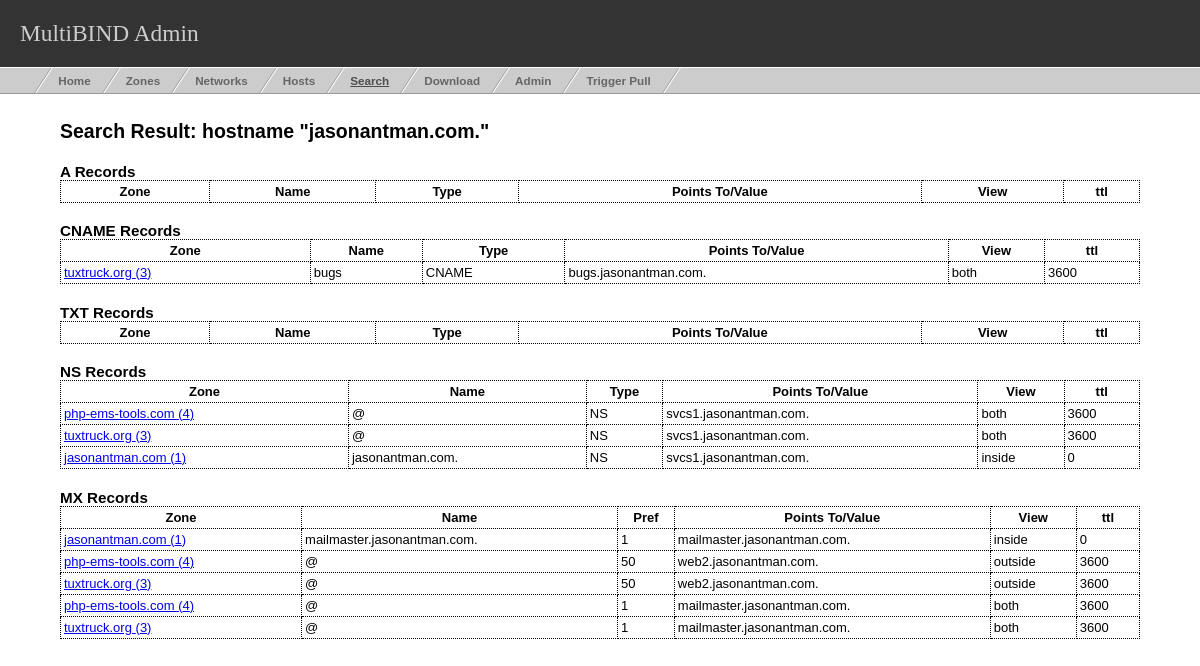
Screenshot of /search.php?hostname=jasonantman.com. with the database file from the repository.
### tables this page shows
CREATE TABLE `r_records` (
  `ttl` int(10) unsigned default NULL,
  `class` varchar(10) default NULL,
  `zone_id` int(10) unsigned NOT NULL default '0',
  `rr_type` varchar(20) NOT NULL default '',
  `name` varchar(255) NOT NULL default '',
  `value` varchar(255) NOT NULL default '',
  `last_update_ts` int(10) unsigned default NULL,
  `insert_ts` int(10) unsigned default NULL,
  `view` enum('inside','outside','both') NOT NULL default 'inside',
  `value2` varchar(255) default NULL,
  PRIMARY KEY  (`zone_id`,`rr_type`,`name`,`view`,`value`)
);

CREATE TABLE `zones` (
  `zone_id` int(10) unsigned NOT NULL auto_increment,
  `name` varchar(255) default NULL,
  `views` enum('inside','outside','both') default NULL,
  `last_update_ts` int(10) unsigned default NULL,
  `inside_provider_id` int(10) unsigned default NULL,
  `outside_provider_id` int(10) unsigned default NULL,
  `insert_ts` int(10) unsigned default NULL,
  `origin` varchar(100) default NULL,
  `ttl` int(10) unsigned default NULL,
  PRIMARY KEY  (`zone_id`)
);

CREATE TABLE `mx_records` (
  `ttl` int(10) unsigned default NULL,
  `class` varchar(10) default NULL,
  `zone_id` int(10) unsigned NOT NULL default '0',
  `pref` int(10) unsigned NOT NULL default '0',
  `name` varchar(255) NOT NULL default '',
  `mx_name` varchar(255) NOT NULL default '',
  `last_update_ts` int(10) unsigned default NULL,
  `insert_ts` int(10) unsigned default NULL,
  `view` enum('inside','outside','both') default NULL,
  PRIMARY KEY  (`zone_id`,`name`,`mx_name`,`pref`)
);

### search.php (the view, shortened to what this page needs)
<?php
require_once('inc/common.php');
?>
<!DOCTYPE html PUBLIC "-//W3C//DTD XHTML 1.0 Transitional//EN"
"http://www.w3.org/TR/xhtml1/DTD/xhtml1-transitional.dtd">
<html xmlns="http://www.w3.org/1999/xhtml">
<head>
<link rel="stylesheet" type="text/css" href="css/common.css" />
<link rel="stylesheet" type="text/css" href="css/nav.css" />
</head>
<body>
<?php
if(isset($_GET['hostname']))
{
    searchHostname($_GET['hostname']);
}
else
{
    showSearchForm();
}
function searchHostname($hostname)
{
    $hostname = mysql_real_escape_string($hostname);
    echo '<div id="content">'."\n";
    echo '<h2>Search Result: hostname "'.$hostname.'"</h2>';
    echo '<div class="tableTitle"><h3>A Records</h3></div>';
    echo '<table class="minorTableWide">'."\n";
    echo '<tr><th>Zone</th><th>Name</th><th>Type</th><th>Points To/Value</th><th>View</th><th>ttl</th></tr>'."\n";
    echo '</table>'."\n";
    echo '<div class="tableTitle"><h3>CNAME Records</h3></div>';
    echo '<table class="minorTableWide">'."\n";
    echo '<tr><th>Zone</th><th>Name</th><th>Type</th><th>Points To/Value</th><th>View</th><th>ttl</th></tr>'."\n";
    $query = "SELECT r.*,z.name AS zone_name FROM r_records AS r LEFT JOIN zones AS z ON r.zone_id=z.zone_id WHERE r.rr_type='CNAME' AND (r.name LIKE '%".$hostname."%' OR r.value LIKE '%".$hostname."%' ) ORDER BY r.name ASC,r.view ASC;";
    $result = mysql_query($query) or dberror($query, mysql_error());
    while($row = mysql_fetch_assoc($result))
    {
	echo '<tr>';
	echo '<td><a href="zone.php?id='.$row['zone_id'].'">'.$row['zone_name'].' ('.$row['zone_id'].')</a></td>';
	echo '<td>'.$row['name'].'</td>';
	echo '<td>'.$row['rr_type'].'</td>';
	echo '<td>'.$row['value'].'</td>';
	echo '<td>'.$row['view'].'</td>';
	echo '<td>'.$row['ttl'].'</td>';
	echo '</tr>'."\n";
    }
    echo '</table>'."\n";
    echo '<div class="tableTitle"><h3>TXT Records</h3></div>';
    echo '<table class="minorTableWide">'."\n";
    echo '<tr><th>Zone</th><th>Name</th><th>Type</th><th>Points To/Value</th><th>View</th><th>ttl</th></tr>'."\n";
    echo '</table>'."\n";
    echo '<div class="tableTitle"><h3>NS Records</h3></div>';
    echo '<table class="minorTableWide">'."\n";
    echo '<tr><th>Zone</th><th>Name</th><th>Type</th><th>Points To/Value</th><th>View</th><th>ttl</th></tr>'."\n";
    $query = "SELECT r.*,z.name AS zone_name FROM r_records AS r LEFT JOIN zones AS z ON r.zone_id=z.zone_id WHERE r.rr_type='NS' AND (r.name LIKE '%".$hostname."%' OR r.value LIKE '%".$hostname."%' ) ORDER BY r.name ASC,r.view ASC;";
    $result = mysql_query($query) or dberror($query, mysql_error());
    while($row = mysql_fetch_assoc($result))
    {
	echo '<tr>';
	echo '<td><a href="zone.php?id='.$row['zone_id'].'">'.$row['zone_name'].' ('.$row['zone_id'].')</a></td>';
	echo '<td>'.$row['name'].'</td>';
	echo '<td>'.$row['rr_type'].'</td>';
	echo '<td>'.$row['value'].'</td>';
	echo '<td>'.$row['view'].'</td>';
	echo '<td>'.$row['ttl'].'</td>';
	echo '</tr>'."\n";
    }
    echo '</table>'."\n";
    echo '<div class="tableTitle"><h3>MX Records</h3></div>'."\n";
    echo '<table class="minorTableWide">'."\n";
    echo '<tr><th>Zone</th><th>Name</th><th>Pref</th><th>Points To/Value</th><th>View</th><th>ttl</th></tr>'."\n";
    $query = "SELECT m.*,z.name AS zone_name FROM mx_records AS m LEFT JOIN zones AS z ON m.zone_id=z.zone_id WHERE m.name LIKE '%".$hostname."%' OR m.mx_name LIKE '%".$hostname."%' ORDER BY m.view,m.name,m.pref;";
    $result = mysql_query($query) or dberror($query, mysql_error());
    while($row = mysql_fetch_assoc($result))
    {
	echo '<tr>';
	echo '<td><a href="zone.php?id='.$row['zone_id'].'">'.$row['zone_name'].' ('.$row['zone_id'].')</a></td>';
	echo '<td>'.$row['name'].'</td>';
	echo '<td>'.$row['pref'].'</td>';
	echo '<td>'.$row['mx_name'].'</td>';
	echo '<td>'.$row['view'].'</td>';
	echo '<td>'.$row['ttl'].'</td>';
	echo '</tr>'."\n";
    }
    echo '</table>'."\n";
    echo '</div> '."\n";
}
?>
</body>
</html>

### css/common.css (style rules this page uses)
body { margin: 0; padding: 0; font-family: Verdana, Arial, sans-serif; font-size: small; }
#content { margin-left: 5%; margin-right: 5%; margin-top: 2em; }
table.minorTableWide { border-width: 1px 1px 1px 1px; border-spacing: 2px; border-style: dotted dotted dotted dotted; border-color: black black black black; border-collapse: collapse; background-color: white; margin-bottom: 0px; width: 100%; }
table.minorTableWide th { border-width: 1px 1px 1px 1px; padding: 3px 3px 3px 3px; border-style: dotted dotted dotted dotted; border-color: black black black black; background-color: white; }
table.minorTableWide td { border-width: 1px 1px 1px 1px; padding: 3px 3px 3px 3px; border-style: dotted dotted dotted dotted; border-color: black black black black; background-color: white; }
.tableTitle { margin-top: 1.5em; }
.tableTitle h3 { display: inline; }

### rows the page displays
r_records: zone.name "tuxtruck.org", zone "3", name "bugs", rr_type "CNAME", value "bugs.jasonantman.com.", view "both", ttl "3600"
r_records: zone.name "php-ems-tools.com", zone "4", name "@", rr_type "NS", value "svcs1.jasonantman.com.", view "both", ttl "3600"
r_records: zone.name "tuxtruck.org", zone "3", name "@", rr_type "NS", value "svcs1.jasonantman.com.", view "both", ttl "3600"
r_records: zone.name "jasonantman.com", zone "1", name "jasonantman.com.", rr_type "NS", value "svcs1.jasonantman.com.", view "inside", ttl "0"
mx_records: zone.name "jasonantman.com", zone "1", name "mailmaster.jasonantman.com.", pref "1", mx_name "mailmaster.jasonantman.com.", view "inside", ttl "0"
mx_records: zone.name "php-ems-tools.com", zone "4", name "@", pref "50", mx_name "web2.jasonantman.com.", view "outside", ttl "3600"
mx_records: zone.name "tuxtruck.org", zone "3", name "@", pref "50", mx_name "web2.jasonantman.com.", view "outside", ttl "3600"
mx_records: zone.name "php-ems-tools.com", zone "4", name "@", pref "1", mx_name "mailmaster.jasonantman.com.", view "both", ttl "3600"
mx_records: zone.name "tuxtruck.org", zone "3", name "@", pref "1", mx_name "mailmaster.jasonantman.com.", view "both", ttl "3600"

### other values shown
$name "Home"
$name "Zones"
$name "Networks"
$name "Hosts"
$name "Search"
$name "Download"
$name "Admin"
$name "Trigger Pull"
$hostname "jasonantman.com."
